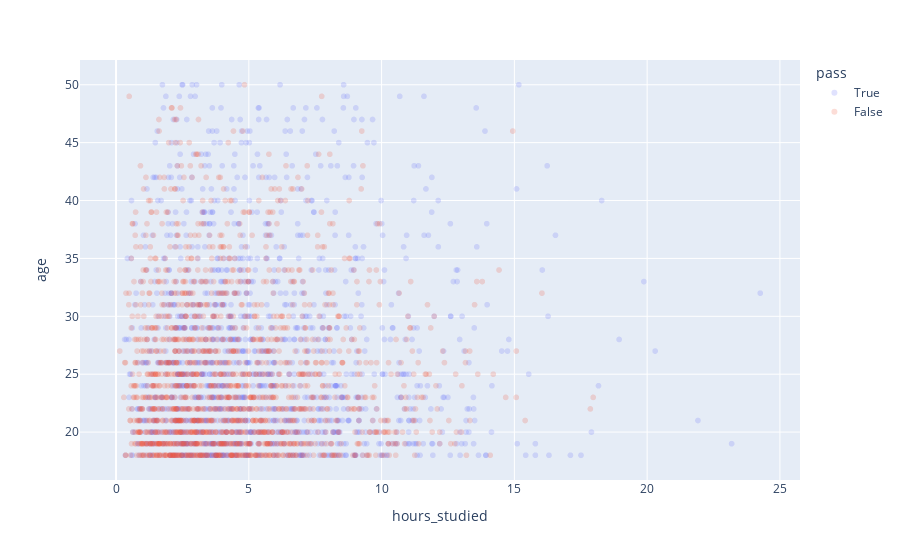

Write notebook code for a chart like this one.
### Code cell
import plotly.express as px
plt.figure(figsize=(20, 10))
fig = px.scatter(
    df,
    x="hours_studied",
    y="age",
    color="pass",
    hover_name="country",
    opacity=0.2
    )
fig.show()

### Figure 1 — Plotly figure (JSON) as saved in the notebook; plotly's stock layout.template omitted (floating-point values rounded to 4 significant figures; data arrays with more than 128 entries replaced by an {"elided": "..."} marker saying what was removed)
{"data": [{"hovertemplate": "<b>%{hovertext}</b><br><br>pass=True<br>hours_studied=%{x}<br>age=%{y}<extra></extra>", "hovertext": {"elided": "2335 str values"}, "legendgroup": "True", "marker": {"color": "#636efa", "opacity": 0.2, "symbol": "circle"}, "mode": "markers", "name": "True", "showlegend": true, "type": "scattergl", "x": {"elided": "2335 float values"}, "xaxis": "x", "y": {"elided": "2335 int values"}, "yaxis": "y"}, {"hovertemplate": "<b>%{hovertext}</b><br><br>pass=False<br>hours_studied=%{x}<br>age=%{y}<extra></extra>", "hovertext": {"elided": "2665 str values"}, "legendgroup": "False", "marker": {"color": "#EF553B", "opacity": 0.2, "symbol": "circle"}, "mode": "markers", "name": "False", "showlegend": true, "type": "scattergl", "x": {"elided": "2665 float values"}, "xaxis": "x", "y": {"elided": "2665 int values"}, "yaxis": "y"}], "layout": {"legend": {"title": {"text": "pass"}, "tracegroupgap": 0}, "margin": {"t": 60}, "xaxis": {"anchor": "y", "domain": [0, 1], "title": {"text": "hours_studied"}}, "yaxis": {"anchor": "x", "domain": [0, 1], "title": {"text": "age"}}}}
